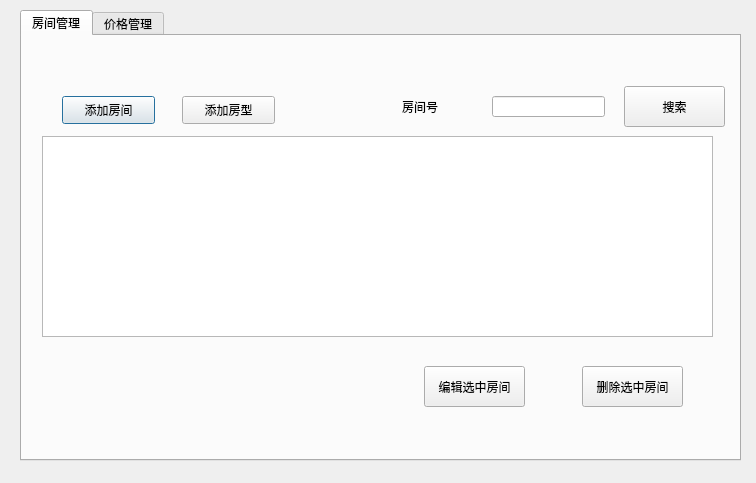
<?xml version="1.0" encoding="UTF-8"?>
<ui version="4.0">
 <class>room_manage</class>
 <widget class="QDialog" name="room_manage">
  <property name="geometry">
   <rect>
    <x>0</x>
    <y>0</y>
    <width>756</width>
    <height>483</height>
   </rect>
  </property>
  <property name="windowTitle">
   <string>Dialog</string>
  </property>
  <widget class="QTabWidget" name="tabWidget">
   <property name="geometry">
    <rect>
     <x>20</x>
     <y>10</y>
     <width>721</width>
     <height>451</height>
    </rect>
   </property>
   <property name="currentIndex">
    <number>0</number>
   </property>
   <widget class="QWidget" name="widget">
    <attribute name="title">
     <string>房间管理</string>
    </attribute>
    <widget class="QTableView" name="tableView">
     <property name="geometry">
      <rect>
       <x>20</x>
       <y>100</y>
       <width>671</width>
       <height>201</height>
      </rect>
     </property>
    </widget>
    <widget class="QLabel" name="label">
     <property name="geometry">
      <rect>
       <x>380</x>
       <y>60</y>
       <width>71</width>
       <height>21</height>
      </rect>
     </property>
     <property name="text">
      <string>房间号</string>
     </property>
    </widget>
    <widget class="QLineEdit" name="lineEdit">
     <property name="geometry">
      <rect>
       <x>470</x>
       <y>60</y>
       <width>113</width>
       <height>21</height>
      </rect>
     </property>
    </widget>
    <widget class="QPushButton" name="pushButton">
     <property name="geometry">
      <rect>
       <x>40</x>
       <y>60</y>
       <width>93</width>
       <height>28</height>
      </rect>
     </property>
     <property name="text">
      <string>添加房间</string>
     </property>
    </widget>
    <widget class="QPushButton" name="pushButton_2">
     <property name="geometry">
      <rect>
       <x>602</x>
       <y>50</y>
       <width>101</width>
       <height>41</height>
      </rect>
     </property>
     <property name="text">
      <string>搜索</string>
     </property>
    </widget>
    <widget class="QPushButton" name="pushButton_3">
     <property name="geometry">
      <rect>
       <x>402</x>
       <y>330</y>
       <width>101</width>
       <height>41</height>
      </rect>
     </property>
     <property name="text">
      <string>编辑选中房间</string>
     </property>
    </widget>
    <widget class="QPushButton" name="pushButton_4">
     <property name="geometry">
      <rect>
       <x>560</x>
       <y>330</y>
       <width>101</width>
       <height>41</height>
      </rect>
     </property>
     <property name="text">
      <string>删除选中房间</string>
     </property>
    </widget>
    <widget class="QPushButton" name="pushButton_6">
     <property name="geometry">
      <rect>
       <x>160</x>
       <y>60</y>
       <width>93</width>
       <height>28</height>
      </rect>
     </property>
     <property name="text">
      <string>添加房型</string>
     </property>
    </widget>
   </widget>
   <widget class="QWidget" name="widget_2">
    <attribute name="title">
     <string>价格管理</string>
    </attribute>
    <widget class="QTableView" name="tableView_2">
     <property name="geometry">
      <rect>
       <x>60</x>
       <y>100</y>
       <width>111</width>
       <height>192</height>
      </rect>
     </property>
    </widget>
    <widget class="QLineEdit" name="lineEdit_2">
     <property name="geometry">
      <rect>
       <x>500</x>
       <y>140</y>
       <width>113</width>
       <height>21</height>
      </rect>
     </property>
    </widget>
    <widget class="QLabel" name="label_2">
     <property name="geometry">
      <rect>
       <x>390</x>
       <y>140</y>
       <width>81</width>
       <height>21</height>
      </rect>
     </property>
     <property name="text">
      <string>新价格</string>
     </property>
    </widget>
    <widget class="QPushButton" name="pushButton_5">
     <property name="geometry">
      <rect>
       <x>482</x>
       <y>210</y>
       <width>151</width>
       <height>41</height>
      </rect>
     </property>
     <property name="text">
      <string>修改选中房型价格</string>
     </property>
    </widget>
   </widget>
  </widget>
 </widget>
 <resources/>
 <connections/>
</ui>
